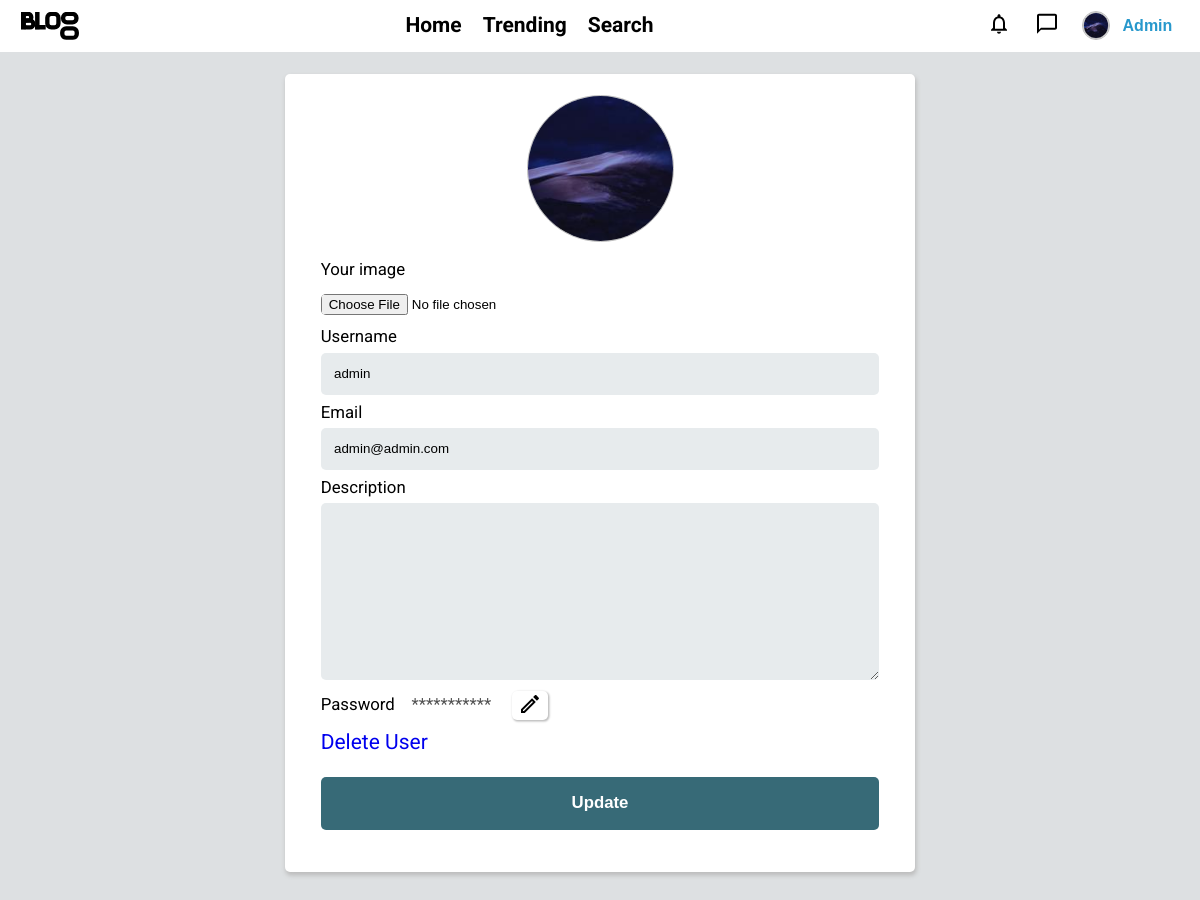
Screenshot of /user/update_user (signed in) with the database file from the repository.
### authentication/models.py (models this page shows, shortened)
class UserBlog(AbstractBaseUser):
    username = models.CharField(max_length=15, unique=True)
    email = models.EmailField(max_length=254, unique=True)
    description = models.TextField(max_length=250, blank=True)
    is_active = models.BooleanField(default=True)
    is_admin = models.BooleanField(default=False)
    objects = UserBlogManager()
    user_image = models.ImageField(upload_to=user_images_path, default='users/default_user.jpg', validators=[validate_image_file_extension])
    date_joined = models.DateTimeField(default=timezone.now)
    USERNAME_FIELD = 'username'
    EMAIL_FIELD = 'email'
    REQUIRED_FIELDS = ['email']
    def __str__(self):
        return self.username

### authentication/views.py (the view)
# urls.py: path("update_user", auth_views.update_user_info, name="update_user_info"),
@login_required
def update_user_info(request, **kwargs):
    user_instance = UserBlog.objects.get(pk=request.user.id)
    if request.method == 'POST':
        info_form = UpdateUserInfo(request.POST, instance=user_instance)
        image_form = UserImageForm(request.POST, request.FILES)
        if info_form.is_valid() and image_form.is_valid():
            user = info_form.save(commit=False)
            if request.FILES:
                user.user_image = request.FILES['user_image']
            user.save()
            messages.success(request, "Information updated successfully")
            return redirect('user_detail', user=user)
    else:
        info_form = UpdateUserInfo(instance=user_instance)
        image_form = UserImageForm()
    return render(request, 'authentication/update_user.html', {'info_form' : info_form, 'image_form' : image_form})

### authentication/forms.py (shortened to what this page needs)
class UpdateUserInfo(UserBaseForm, forms.ModelForm):
    class Meta:
        model = UserBlog
        fields = ('username', 'email', 'description',)

class UserImageForm(forms.ModelForm):
    user_image = forms.ImageField(widget=forms.FileInput(attrs={'onchange' : "previewFile()"}), required=False, label=_("Your image"))
    class Meta:
        model = UserBlog
        fields = ('user_image',)

### templates/authentication/update_user.html (shortened to what this page needs)
{% extends 'base.html' %}
{% load  crispy_forms_tags %}
{% load static %}
{% block 'content' %}
    <div class="form-box container flex">
        <div class="user-image">
            <img src="{{ request.user.user_image.url }}" alt="" class="round-image" id="img-preview">
        </div>
        <form action="{% url 'update_user_info' %}" method="POST" enctype="multipart/form-data">
            {{ image_form|crispy }}
            {{ info_form|crispy }}
            <div class="update-password flex">
                <label>Password</label>
                <a href="{% url 'password_change' %}" class="update-pass-button img-button"><button type="button"><img src="{% static 'svg/edit.svg' %}" alt=""></button></a>
            </div>
            <div class="delete-user">
                <a href="{% url 'delete_user' pk=request.user.id%}" class="remove-link">Delete User</a>
            </div>
            <input type="submit" value='Update'>
        </form>
    </div>
{% endblock 'content' %}

### templates/navBar.html (shortened to what this page needs)
{% load static %}
{% load blog_tags %}
<header class="flex">
    <a href="{% url 'homepage' %}"><img src="{% static 'svg/logo.svg' %}" alt="" class="medium-icon logo"></a>
    <nav id="primary-nav" class="flex primary-nav">
        <ul class="flex">
            <li class="nav-link"><a href="{% url 'homepage' %}" class="remove-link">Home</a></li>
            <li class="nav-link"><a href="#" class="remove-link">Trending</a></li>
            <li class="nav-link"><a href="#" class="remove-link">Search</a></li>
        </ul>
    </nav>
    <div class="auth-bar flex">
        {% if not request.user.is_authenticated %}
            <a href="{% url 'login' %}?next={{ request.path }}" class="login-button"><p>Log In</p></a>
        {% else %}
            <div class="notification-menu menu" menu>
                <button class="user-utils user-notifications-button menu-button" menuButton><img src="{% static 'svg/notification.svg' %}" alt=""></button>
            </div>
            <div class="message-menu menu" menu>
                <button class="user-utils user-messages-button menu-button" menuButton><img src="{% static 'svg/message.svg' %}" alt=""></button>
            </div>
            <div class="user-menu menu" menu>
                <button class="user-utils user-info-button menu-button flex" menuButton><img src="{{ request.user.user_image.url }}" alt="" class="round-image"><p>{{ request.user.username|capfirst }}</p></button>
            </div>
        {% endif %}
    </div>
</header>

### static/css/styles.css (style rules this page uses)
:root { --clr--primary: #376a77; --clr--secondary: #2798cc; --clr--dark: #070f11; --border--clr: #bdbdbd; --bg--clr--90: #f5f5f5; --bg--clr--100: #eeeeee; --bg--clr--101: #e7ebed; --bg--clr--120: #dde0e2; --bg--clr--150: #e1e1e1; --alert--clr: #505050; --sucess-message-clr: #229954; --ff--primary: "Roboto", sans-serif; --fixed-margin: 1em; --alert-form-font-size: .6em; --min-margin-gap: 0 min(var(--fixed-margin), 5vw); --container-fixed-width: 30em; --icon-size-small: 1.2rem; --nav-bar-size : 2.5em; }
*, *::before, *::after { box-sizing: border-box; }
body { font-family: var(--ff--primary); font-weight: 400; font-size: 1.3125rem; line-height: 1.6; background-color: var(--bg--clr--120); padding-bottom: calc(var(--fixed-margin) * 2); word-break: break-word; }
.container { box-shadow: 1px 3px 4px .5px var(--border--clr); border-radius: 5px; width: min(var(--container-fixed-width), 100%); margin-bottom: var(--fixed-margin); padding: var(--fixed-margin) min(1.7em, 5vw); background-color: white; }
.flex { display: flex; gap: var(--gap, 1em); }
.remove-link { text-decoration: none; }
.round-image { border-radius: 50%; width: var(--img--size, 2em); aspect-ratio: 1; border: 1px solid var(--border--clr); }
.medium-icon { width: calc(var(--icon-size-small) * 3); }
body, h1, h2, h3, h5, p { margin: 0; }
p { font-size: 1rem; }
.user-image { align-self: center; }
.user-image > img { --img--size: 7em; object-fit:cover; border: 1px solid var(--border--clr); }
header { position: sticky; top: 0; z-index: 9999; background-color: white; height: var(--nav-bar-size); border-bottom: 1px solid var(--bg--clr--120); margin-bottom: var(--fixed-margin); padding: 0 1em; justify-content: space-between; }
.logo { position: relative; top: 50%; transform: translateY(-50%); }
nav { align-items: center; }
nav > ul { padding: 0; }
.nav-link { list-style: none; padding: 0; position: relative; }
.nav-link::before { content: ""; width: 0%; height: 2px; background-color: var(--clr--secondary); position: absolute; top: 100%; left: 50%; transition: width .2s, left .2s; }
.nav-link > a { color: black; font-weight: bold; }
.auth-bar { position: relative; --gap: .5em; }
.auth-bar button { background: none; border: none; color: var(--clr--secondary); font-weight: bold; align-items: center; }
.user-info-button img { outline: 1px solid var(--border--clr); margin-right: .5em; }
.menu { position: relative; }
.menu > button { position: relative; top: 50%; transform: translateY(-50%); cursor: pointer; padding: .5em; border-radius: 10px; transition: background-color .5s; }
.form-box { justify-content: center; flex-direction: column; align-items: center; padding: min(1em 2.5em 2em 2.5em, 1em 7vw 2em 7vw); position: relative; }
.form-box form { margin-bottom: 1em; width: 100%; }
.form-box input, textarea { background-color: var(--bg--clr--101); border: none; width: 100%; padding: 1em 1em; border-radius: 5px; }
.form-box input[type="file"] { padding: 0; background-color: transparent; border: none; position: relative; }
.form-box input[type="submit"] { font-size: .8em; color: white; margin-top: 1em; font-weight: bold; background-color: var(--clr--primary); }
.form-box label { font-size: .8em; }
.textarea { resize: vertical; }
.update-password { --gap: 1em; align-self: flex-start; }
.update-password label::after { content: '***********'; margin-left: 1em; color: var(--alert--clr); }
.img-button button { background-color: white; box-shadow: 1px 1px 2px .5px var(--border--clr); border: none; cursor: pointer; transition: background-color .1s; border-radius: 5px; }

### rows the page displays
UserBlog: user.user_image (picture), user.username "Admin", username "admin", email "admin@admin.com"
